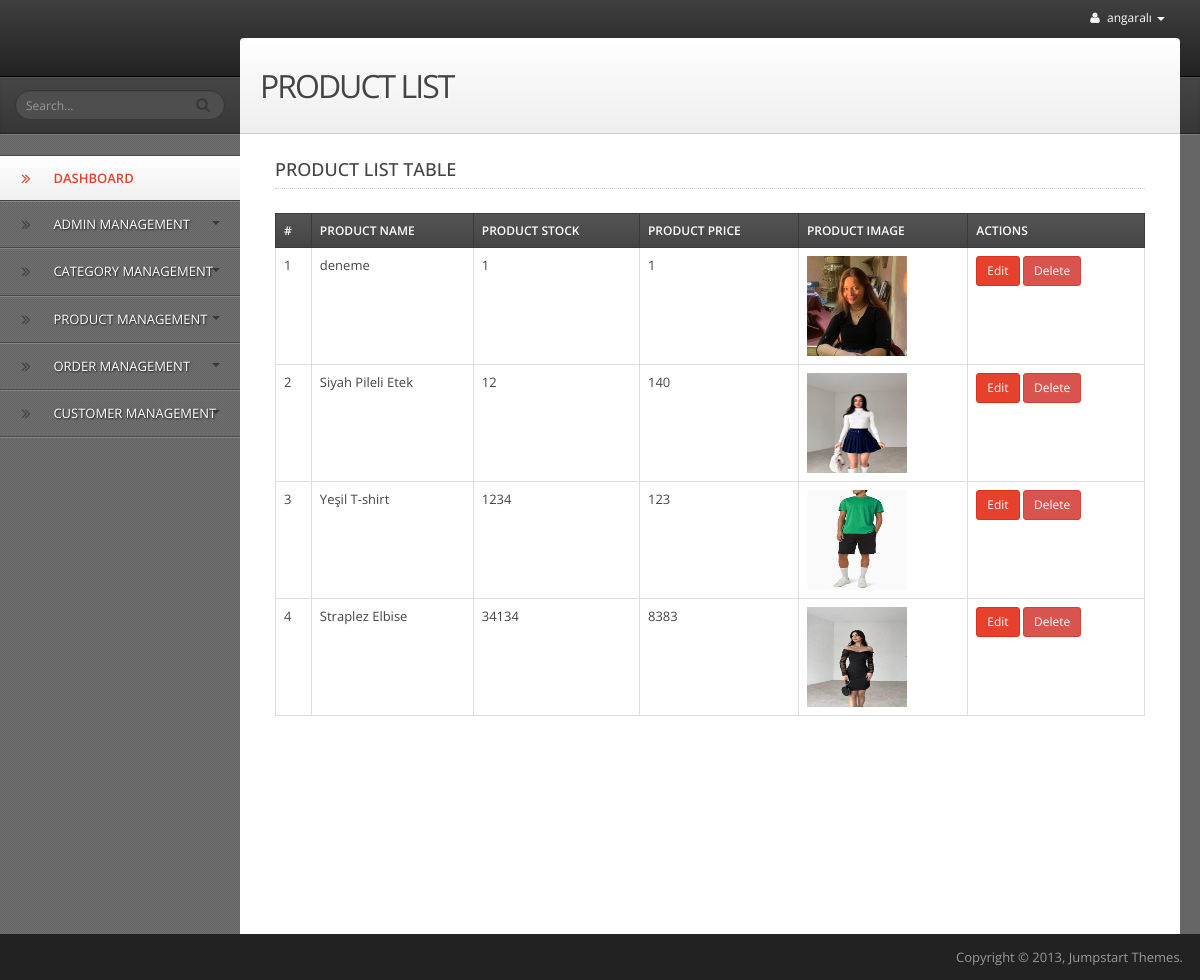
/back-end/admin_panel/product_list.php (signed in), run on the app's committed database.
### tables this page shows
CREATE TABLE `product_table` (
  `product_id` int(11) NOT NULL,
  `category_id` int(11) NOT NULL,
  `product_name` varchar(255) NOT NULL,
  `product_details` text NOT NULL,
  `product_price` int(11) NOT NULL,
  `product_stock` int(11) NOT NULL,
  `product_image_path` varchar(255) DEFAULT NULL
);

### back-end/admin_panel/product_list.php (the view, shortened to what this page needs)
<?php
$servername = "localhost";
$username = "root";
$password = "";
$dbname = "test";
$conn = new mysqli($servername, $username, $password, $dbname);
$sql = "SELECT * FROM product_table";
$result = $conn->query($sql);
?>
<?php include('header.php'); ?>
<body>
<div id="wrapper">
    <?php include('top_bar.php'); ?>
    <?php include('left_sidebar.php'); ?>
    <div id="content">
        <div id="content-header">
            <h1>PRODUCT LIST</h1>
        </div>
        <div id="content-container">
            <div class="col-md-12">
                <h4 class="heading">PRODUCT LIST TABLE</h4>
                <table class="table table-bordered table-highlight">
                    <thead>
                        <tr>
                            <th>#</th>
                            <th>Product Name</th>
                            <th>Product Stock</th>
                            <th>Product Price</th>
                            <th>Product Image</th>
                            <th>Actions</th>
                        </tr>
                    </thead>
                    <tbody>
                        <?php
                        if ($result->num_rows > 0) {
                            $count = 0;
                            while ($row = $result->fetch_assoc()) {
                                $count++;
                                $imagePath = $row["product_image_path"];
                        ?>
                        <tr>
                            <td><?php echo $count ?></td>
                            <td><?php echo $row["product_name"] ?></td>
                            <td><?php echo $row["product_stock"] ?></td>
                            <td><?php echo $row["product_price"] ?></td>
                            <td><img src="<?php echo $imagePath ?>" alt="Product Image" width="100" height="100"></td>
                            <td>
                                <a href="edit_product.php?product_id=<?php echo $row['product_id']; ?>" class="btn btn-primary btn-sm">Edit</a>
                                <a href="?delete_id=<?php echo $row['product_id']; ?>" class="btn btn-danger btn-sm" onclick="return confirm('Are you sure you want to delete this product?')">Delete</a>
                            </td>
                        </tr>
                        <?php
                            }
                        } else {
                            echo "<tr><td colspan='6'>No records found</td></tr>";
                        }
                        ?>
                    </tbody>
                </table>
            </div>
        </div>
    </div>
    <?php include('footer.php'); ?>
</div>
</body>
</html>

### back-end/admin_panel/header.php (shortened to what this page needs)
<!DOCTYPE html>
 <html class="no-js">
<head>
    <link rel="stylesheet" href="admin_template/Theme/css/font-awesome.min.css" type="text/css" />
    <link rel="stylesheet" href="admin_template/Theme/css/bootstrap.min.css" type="text/css" />
    <link rel="stylesheet" href="admin_template/Theme/js/libs/css/ui-lightness/jquery-ui-1.9.2.custom.css" type="text/css" />
    <link rel="stylesheet" href="admin_template/Theme/js/plugins/icheck/skins/minimal/blue.css" type="text/css" />
    <link rel="stylesheet" href="admin_template/Theme/js/plugins/select2/select2.css" type="text/css" />
    <link rel="stylesheet" href="admin_template/Theme/js/plugins/fullcalendar/fullcalendar.css" type="text/css" />
    <link rel="stylesheet" href="admin_template/Theme/css/App.css" type="text/css" />
    <link rel="stylesheet" href="admin_template/Theme/css/custom.css" type="text/css" />
</head>

### back-end/admin_panel/top_bar.php (shortened to what this page needs)
<header id="header">
</header>
<nav id="top-bar" class="collapse top-bar-collapse">
    <ul class="nav navbar-nav pull-right">
        <li class="dropdown">
            <a class="dropdown-toggle" data-toggle="dropdown" href="javascript:;">
                <i class="fa fa-user"></i>
                <?php echo $_SESSION['admin_username']; ?>
                <span class="caret"></span>
            </a>
        </li>
    </ul>
</nav>

### back-end/admin_panel/left_sidebar.php (shortened to what this page needs)
<div id="sidebar-wrapper" class="collapse sidebar-collapse">
    <div id="search">
        <form>
            <input class="form-control input-sm" type="text" name="search" placeholder="Search..." />
            <button type="submit" id="search-btn" class="btn"><i class="fa fa-search"></i></button>
        </form>
    </div>
    <nav id="sidebar">
        <ul id="main-nav" class="open-active">
            <li class="active">
                <a href="dashboard.php">
                    <i class="fa fa-angle-double-right"></i>
                    DASHBOARD
                </a>
            </li>
            <li class="dropdown">
                <a href="javascript:;">
                    <i class="fa fa-angle-double-right"></i>
                    ADMIN MANAGEMENT
                    <span class="caret"></span>
                </a>
            </li>
            <li class="dropdown">
                <a href="javascript:;">
                    <i class="fa fa-angle-double-right"></i>
                    CATEGORY MANAGEMENT
                    <span class="caret"></span>
                </a>
            </li>
            <li class="dropdown">
                <a href="javascript:;">
                    <i class="fa fa-angle-double-right"></i>
                    PRODUCT MANAGEMENT
                    <span class="caret"></span>
                </a>
            </li>
            <li class="dropdown">
                <a href="javascript:;">
                    <i class="fa fa-angle-double-right"></i>
                    ORDER MANAGEMENT
                    <span class="caret"></span>
                </a>
            </li>
            <li class="dropdown">
                <a href="javascript:;">
                    <i class="fa fa-angle-double-right"></i>
                    CUSTOMER MANAGEMENT
                    <span class="caret"></span>
                </a>
            </li>
        </ul>
    </nav>
</div>

### back-end/admin_panel/footer.php (shortened to what this page needs)
<footer id="footer">
    <ul class="nav pull-right">
        <li>
            Copyright &copy; 2013, Jumpstart Themes.
        </li>
    </ul>
</footer>

### data on the page
product_table: product_name "deneme", product_stock "1", product_price "1", product_image_path (picture)
product_table: product_name "Siyah Pileli Etek", product_stock "12", product_price "140", product_image_path (picture)
product_table: product_name "Yeşil T-shirt", product_stock "1234", product_price "123", product_image_path (picture)
product_table: product_name "Straplez Elbise", product_stock "34134", product_price "8383", product_image_path (picture)

### other printed values
$_SESSION['admin_username'] "angaralı"
